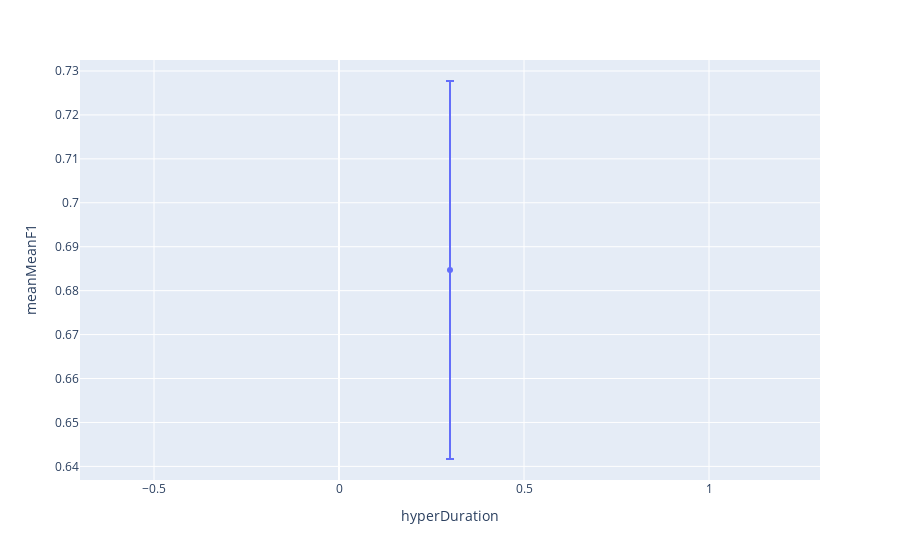

Here is the notebook cell this chart was saved with:
### Code cell
aux=hyperParams[(hyperParams.hyperThres==optimal.hyperThres)&(hyperParams.hyperDepth==optimal.hyperDepth)&
                (hyperParams.hyperClose==optimal.hyperClose)&(hyperParams.hyperConfidence==optimal.hyperConfidence)].reset_index(drop=True)
px.scatter(aux,x='hyperDuration',y='meanMeanF1',error_y='stdMeanF1')

### Figure 1 — Plotly figure (JSON) as saved in the notebook; plotly's stock layout.template omitted (floating-point values rounded to 4 significant figures)
{"data": [{"error_y": {"array": [0.04302]}, "hovertemplate": "hyperDuration=%{x}<br>meanMeanF1=%{y}<extra></extra>", "legendgroup": "", "marker": {"color": "#636efa", "symbol": "circle"}, "mode": "markers", "name": "", "orientation": "v", "showlegend": false, "type": "scatter", "x": [0.3], "xaxis": "x", "y": [0.6847], "yaxis": "y"}], "layout": {"legend": {"tracegroupgap": 0}, "margin": {"t": 60}, "xaxis": {"anchor": "y", "domain": [0, 1], "title": {"text": "hyperDuration"}}, "yaxis": {"anchor": "x", "domain": [0, 1], "title": {"text": "meanMeanF1"}}}}
